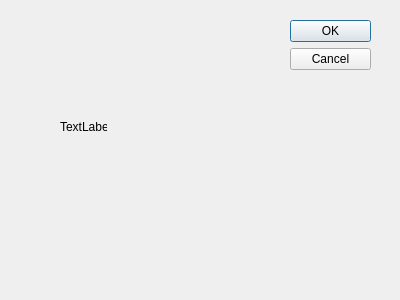
<?xml version="1.0" encoding="UTF-8"?>
<ui version="4.0">
 <class>DialogAlta</class>
 <widget class="QDialog" name="DialogAlta">
  <property name="geometry">
   <rect>
    <x>0</x>
    <y>0</y>
    <width>400</width>
    <height>300</height>
   </rect>
  </property>
  <property name="windowTitle">
   <string>Dialog</string>
  </property>
  <widget class="QDialogButtonBox" name="buttonBox">
   <property name="geometry">
    <rect>
     <x>290</x>
     <y>20</y>
     <width>81</width>
     <height>241</height>
    </rect>
   </property>
   <property name="orientation">
    <enum>Qt::Vertical</enum>
   </property>
   <property name="standardButtons">
    <set>QDialogButtonBox::Cancel|QDialogButtonBox::Ok</set>
   </property>
  </widget>
  <widget class="QLabel" name="label">
   <property name="geometry">
    <rect>
     <x>60</x>
     <y>120</y>
     <width>47</width>
     <height>13</height>
    </rect>
   </property>
   <property name="text">
    <string>TextLabel</string>
   </property>
  </widget>
 </widget>
 <resources/>
 <connections>
  <connection>
   <sender>buttonBox</sender>
   <signal>accepted()</signal>
   <receiver>DialogAlta</receiver>
   <slot>accept()</slot>
   <hints>
    <hint type="sourcelabel">
     <x>248</x>
     <y>254</y>
    </hint>
    <hint type="destinationlabel">
     <x>157</x>
     <y>274</y>
    </hint>
   </hints>
  </connection>
  <connection>
   <sender>buttonBox</sender>
   <signal>rejected()</signal>
   <receiver>DialogAlta</receiver>
   <slot>reject()</slot>
   <hints>
    <hint type="sourcelabel">
     <x>316</x>
     <y>260</y>
    </hint>
    <hint type="destinationlabel">
     <x>286</x>
     <y>274</y>
    </hint>
   </hints>
  </connection>
 </connections>
</ui>
